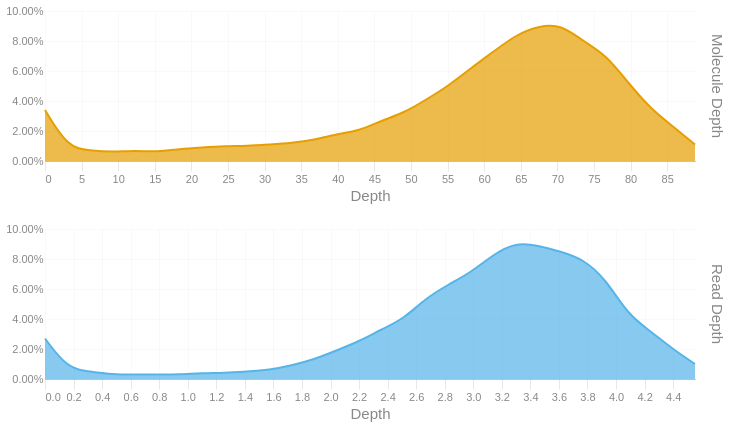

This figure's notebook cell:
### Code cell
readdep = depth_hist(tb['Read Depth'], q99, 3)
readdep = readdep.with_columns(pl.lit('Read Depth').alias('Metric'))
if not SKIPLR:
    moldep = depth_hist(tb['Molecule Depth'], mol_q99, 1)
    moldep = moldep.with_columns(pl.lit('Molecule Depth').alias('Metric'))
    _hist = pl.concat([readdep, moldep])
    _hist = _hist.filter(pl.col('Proportion') != 0)
    with SafeRender(_hist):
        (
            alt.Chart(_hist)        
            .mark_area(interpolate = "basis")
            .encode(
                x=alt.X('Bin:Q').scale(domainMin=0).axis(alt.Axis(title='Depth')),
                y = alt.Y('Proportion:Q', title = None).axis(format = '.2%'),
                color = alt.Color('Metric:N').legend(None),
                row = alt.Row("Metric:N").header(title = None, labelOrient = 'right'),
                tooltip = [
                    alt.Tooltip("Metric:N", title = "Metric"),
                    alt.Tooltip('Interval:N', title = "Depth Interval"),
                    alt.Tooltip('Proportion:Q', title = "% Alignments").format('.2%')
                ]
            )
            .resolve_scale(x='independent', y='independent')
            .properties(
                height = 150, width = 650,
                usermeta={'embedOptions': {'downloadFileName': f'{samplename}.depth.hist'}}
            )
        ).display()
else:
    readdep = readdep.filter(pl.col('Proportion') != 0)
    with SafeRender(readdep):
        (
            alt.Chart(readdep)        
            .mark_area(interpolate = "basis")
            .encode(
                x=alt.X('Bin:Q').scale(domainMin=0).axis(alt.Axis(title='Depth')),
                y = alt.Y('Proportion:Q', title = None).axis(format = '.2%'),
                tooltip = [
                    alt.Tooltip('Interval:N', title = "Depth Interval"),
                    alt.Tooltip('Proportion:Q', title = "% Alignments").format('.2%')
                ]
            )
            .properties(
                usermeta={'embedOptions': {'downloadFileName': f'{samplename}.depth.hist'}}
            )
        ).display()

### Figure 1 — Vega-Lite specification as saved in the notebook (floating-point values rounded to 4 significant figures)
{"width": 650, "height": 150, "config": {"title": {"anchor": "start", "dy": -15, "fontSize": 18, "color": "#888888", "subtitleColor": "#888888", "subtitleFontSize": 14}, "arc": {"fill": "#0072B2"}, "axis": {"domainColor": "#888888", "domainWidth": 0.5, "gridWidth": 0.2, "grid": false, "titleFontWeight": 400, "titleFontSize": 15, "labelFontSize": 11, "labelColor": "#888888", "tickColor": "#888888", "tickWidth": 0.2, "titleColor": "#888888"}, "axisBand": {"grid": false}, "axisX": {"grid": true, "tickSize": 10, "domainCap": "round"}, "axisY": {"domain": false, "grid": true, "tickSize": 0, "domainCap": "round"}, "background": "transparent", "header": {"labelFontSize": 15, "labelColor": "#888888", "titleFontSize": 15, "titleFontWeight": 600, "titleColor": "#888888"}, "legend": {"labelFont": "sans-serif", "labelFontSize": 12, "labelColor": "#888888", "symbolSize": 100, "symbolType": "circle", "titleFontSize": 12, "titlePadding": 10, "titleColor": "#888888", "title": null}, "range": {"category": ["#E69F00", "#56B4E9", "#009E73", "#F0E442", "#0072B2", "#D55E00", "#CC79A7", "#000000"], "diverging": ["#cfe8f3", "#a2d4ec", "#73bfe2", "#46abdb", "#1696d2", "#12719e"]}, "area": {"fill": "#0072B2", "fillOpacity": 0.7, "line": true, "strokeOpacity": 0.7}, "line": {"color": "#0072B2", "stroke": "#0072B2", "strokeWidth": 2}, "trail": {"color": "#0072B2", "stroke": "#0072B2", "strokeWidth": 0, "size": 1}, "point": {"filled": true, "fillOpacity": 1.0, "size": 95}, "text": {"color": "#888888", "fontSize": 11, "align": "right", "fontWeight": 400, "size": 11}, "bar": {"fill": "#0072B2", "stroke": null}, "view": {"stroke": null, "continuousWidth": 660, "continuousHeight": 400}}, "data": {"name": "data-9f9a9f2e84036e2b7e995910e9351cb9"}, "mark": {"type": "area", "interpolate": "basis"}, "encoding": {"color": {"field": "Metric", "legend": null, "type": "nominal"}, "row": {"field": "Metric", "header": {"title": null, "labelOrient": "right"}, "type": "nominal"}, "tooltip": [{"field": "Metric", "title": "Metric", "type": "nominal"}, {"field": "Interval", "title": "Depth Interval", "type": "nominal"}, {"field": "Proportion", "format": ".2%", "title": "% Alignments", "type": "quantitative"}], "x": {"axis": {"title": "Depth"}, "field": "Bin", "scale": {"domainMin": 0}, "type": "quantitative"}, "y": {"axis": {"format": ".2%"}, "field": "Proportion", "title": null, "type": "quantitative"}}, "resolve": {"scale": {"x": "independent", "y": "independent"}}, "usermeta": {"embedOptions": {"downloadFileName": "S3_Annis_513.depth.hist"}}, "$schema": "https://vega.github.io/schema/vega-lite/v6.1.0.json", "datasets": {"data-9f9a9f2e84036e2b7e995910e9351cb9": [{"Bin": 0.0, "Interval": "0.0-0.157", "Proportion": 0.027, "Metric": "Read Depth"}, {"Bin": 0.157, "Interval": "0.157-0.314", "Proportion": 0.007, "Metric": "Read Depth"}, {"Bin": 0.314, "Interval": "0.314-0.471", "Proportion": 0.005, "Metric": "Read Depth"}, {"Bin": 0.471, "Interval": "0.471-0.628", "Proportion": 0.003, "Metric": "Read Depth"}, {"Bin": 0.628, "Interval": "0.628-0.785", "Proportion": 0.003, "Metric": "Read Depth"}, {"Bin": 0.785, "Interval": "0.785-0.942", "Proportion": 0.003, "Metric": "Read Depth"}, {"Bin": 0.942, "Interval": "0.942-1.099", "Proportion": 0.003, "Metric": "Read Depth"}, {"Bin": 1.099, "Interval": "1.099-1.256", "Proportion": 0.004, "Metric": "Read Depth"}, {"Bin": 1.256, "Interval": "1.256-1.413", "Proportion": 0.004, "Metric": "Read Depth"}, {"Bin": 1.413, "Interval": "1.413-1.57", "Proportion": 0.005, "Metric": "Read Depth"}, {"Bin": 1.57, "Interval": "1.57-1.727", "Proportion": 0.006, "Metric": "Read Depth"}, {"Bin": 1.727, "Interval": "1.727-1.884", "Proportion": 0.009, "Metric": "Read Depth"}, {"Bin": 1.884, "Interval": "1.884-2.041", "Proportion": 0.013, "Metric": "Read Depth"}, {"Bin": 2.041, "Interval": "2.041-2.198", "Proportion": 0.019, "Metric": "Read Depth"}, {"Bin": 2.198, "Interval": "2.198-2.355", "Proportion": 0.025, "Metric": "Read Depth"}, {"Bin": 2.355, "Interval": "2.355-2.512", "Proportion": 0.033, "Metric": "Read Depth"}, {"Bin": 2.512, "Interval": "2.512-2.669", "Proportion": 0.04, "Metric": "Read Depth"}, {"Bin": 2.669, "Interval": "2.669-2.826", "Proportion": 0.054, "Metric": "Read Depth"}, {"Bin": 2.826, "Interval": "2.826-2.983", "Proportion": 0.063, "Metric": "Read Depth"}, {"Bin": 2.983, "Interval": "2.983-3.14", "Proportion": 0.071, "Metric": "Read Depth"}, {"Bin": 3.14, "Interval": "3.14-3.297", "Proportion": 0.083, "Metric": "Read Depth"}, {"Bin": 3.297, "Interval": "3.297-3.454", "Proportion": 0.091, "Metric": "Read Depth"}, {"Bin": 3.454, "Interval": "3.454-3.611", "Proportion": 0.089, "Metric": "Read Depth"}, {"Bin": 3.611, "Interval": "3.611-3.768", "Proportion": 0.085, "Metric": "Read Depth"}, {"Bin": 3.768, "Interval": "3.768-3.925", "Proportion": 0.08, "Metric": "Read Depth"}, {"Bin": 3.925, "Interval": "3.925-4.082", "Proportion": 0.067, "Metric": "Read Depth"}, {"Bin": 4.082, "Interval": "4.082-4.239", "Proportion": 0.043, "Metric": "Read Depth"}, {"Bin": 4.239, "Interval": "4.239-4.396", "Proportion": 0.032, "Metric": "Read Depth"}, {"Bin": 4.396, "Interval": "4.396-4.553", "Proportion": 0.02, "Metric": "Read Depth"}, {"Bin": 4.553, "Interval": "4.553-4.71", "Proportion": 0.01, "Metric": "Read Depth"}, {"Bin": 0.0, "Interval": "0.0-3.1", "Proportion": 0.034, "Metric": "Molecule Depth"}, {"Bin": 3.1, "Interval": "3.1-6.1", "Proportion": 0.009, "Metric": "Molecule Depth"}, {"Bin": 6.1, "Interval": "6.1-9.2", "Proportion": 0.007, "Metric": "Molecule Depth"}, {"Bin": 9.2, "Interval": "9.2-12.3", "Proportion": 0.006, "Metric": "Molecule Depth"}, {"Bin": 12.3, "Interval": "12.3-15.3", "Proportion": 0.007, "Metric": "Molecule Depth"}, {"Bin": 15.3, "Interval": "15.3-18.4", "Proportion": 0.006, "Metric": "Molecule Depth"}, {"Bin": 18.4, "Interval": "18.4-21.4", "Proportion": 0.008, "Metric": "Molecule Depth"}, {"Bin": 21.4, "Interval": "21.4-24.5", "Proportion": 0.009, "Metric": "Molecule Depth"}, {"Bin": 24.5, "Interval": "24.5-27.6", "Proportion": 0.01, "Metric": "Molecule Depth"}, {"Bin": 27.6, "Interval": "27.6-30.6", "Proportion": 0.01, "Metric": "Molecule Depth"}, {"Bin": 30.6, "Interval": "30.6-33.7", "Proportion": 0.011, "Metric": "Molecule Depth"}, {"Bin": 33.7, "Interval": "33.7-36.8", "Proportion": 0.012, "Metric": "Molecule Depth"}, {"Bin": 36.8, "Interval": "36.8-39.8", "Proportion": 0.014, "Metric": "Molecule Depth"}, {"Bin": 39.8, "Interval": "39.8-42.9", "Proportion": 0.018, "Metric": "Molecule Depth"}, {"Bin": 42.9, "Interval": "42.9-46.0", "Proportion": 0.02, "Metric": "Molecule Depth"}, {"Bin": 46.0, "Interval": "46.0-49.0", "Proportion": 0.027, "Metric": "Molecule Depth"}, {"Bin": 49.0, "Interval": "49.0-52.1", "Proportion": 0.032, "Metric": "Molecule Depth"}, {"Bin": 52.1, "Interval": "52.1-55.1", "Proportion": 0.041, "Metric": "Molecule Depth"}, {"Bin": 55.1, "Interval": "55.1-58.2", "Proportion": 0.05, "Metric": "Molecule Depth"}, {"Bin": 58.2, "Interval": "58.2-61.3", "Proportion": 0.062, "Metric": "Molecule Depth"}, {"Bin": 61.3, "Interval": "61.3-64.3", "Proportion": 0.073, "Metric": "Molecule Depth"}, {"Bin": 64.3, "Interval": "64.3-67.4", "Proportion": 0.084, "Metric": "Molecule Depth"}, {"Bin": 67.4, "Interval": "67.4-70.5", "Proportion": 0.09, "Metric": "Molecule Depth"}, {"Bin": 70.5, "Interval": "70.5-73.5", "Proportion": 0.091, "Metric": "Molecule Depth"}, {"Bin": 73.5, "Interval": "73.5-76.6", "Proportion": 0.08, "Metric": "Molecule Depth"}, {"Bin": 76.6, "Interval": "76.6-79.7", "Proportion": 0.071, "Metric": "Molecule Depth"}, {"Bin": 79.7, "Interval": "79.7-82.7", "Proportion": 0.052, "Metric": "Molecule Depth"}, {"Bin": 82.7, "Interval": "82.7-85.8", "Proportion": 0.035, "Metric": "Molecule Depth"}, {"Bin": 85.8, "Interval": "85.8-88.8", "Proportion": 0.023, "Metric": "Molecule Depth"}, {"Bin": 88.8, "Interval": "88.8-91.91", "Proportion": 0.011, "Metric": "Molecule Depth"}]}}
